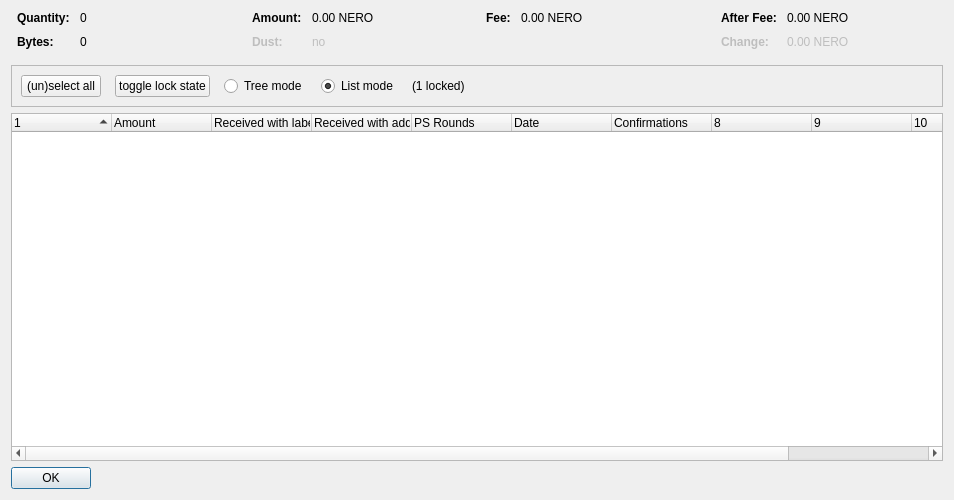
<?xml version="1.0" encoding="UTF-8"?>
<ui version="4.0">
 <class>CoinControlDialog</class>
 <widget class="QDialog" name="CoinControlDialog">
  <property name="geometry">
   <rect>
    <x>0</x>
    <y>0</y>
    <width>954</width>
    <height>500</height>
   </rect>
  </property>
  <property name="windowTitle">
   <string>Coin Selection</string>
  </property>
  <layout class="QVBoxLayout" name="verticalLayout">
   <item>
    <layout class="QHBoxLayout" name="horizontalLayoutTop" stretch="0,0,0,0">
     <property name="topMargin">
      <number>0</number>
     </property>
     <property name="bottomMargin">
      <number>10</number>
     </property>
     <item>
      <layout class="QFormLayout" name="formLayoutCoinControl1">
       <property name="horizontalSpacing">
        <number>10</number>
       </property>
       <property name="verticalSpacing">
        <number>10</number>
       </property>
       <property name="leftMargin">
        <number>6</number>
       </property>
       <property name="rightMargin">
        <number>6</number>
       </property>
       <item row="0" column="0">
        <widget class="QLabel" name="labelCoinControlQuantityText">
         <property name="font">
          <font>
           <weight>75</weight>
           <bold>true</bold>
          </font>
         </property>
         <property name="text">
          <string>Quantity:</string>
         </property>
        </widget>
       </item>
       <item row="0" column="1">
        <widget class="QLabel" name="labelCoinControlQuantity">
         <property name="cursor">
          <cursorShape>IBeamCursor</cursorShape>
         </property>
         <property name="contextMenuPolicy">
          <enum>Qt::ActionsContextMenu</enum>
         </property>
         <property name="text">
          <string notr="true">0</string>
         </property>
         <property name="textInteractionFlags">
          <set>Qt::LinksAccessibleByMouse|Qt::TextSelectableByKeyboard|Qt::TextSelectableByMouse</set>
         </property>
        </widget>
       </item>
       <item row="1" column="0">
        <widget class="QLabel" name="labelCoinControlBytesText">
         <property name="font">
          <font>
           <weight>75</weight>
           <bold>true</bold>
          </font>
         </property>
         <property name="text">
          <string>Bytes:</string>
         </property>
        </widget>
       </item>
       <item row="1" column="1">
        <widget class="QLabel" name="labelCoinControlBytes">
         <property name="cursor">
          <cursorShape>IBeamCursor</cursorShape>
         </property>
         <property name="contextMenuPolicy">
          <enum>Qt::ActionsContextMenu</enum>
         </property>
         <property name="text">
          <string notr="true">0</string>
         </property>
         <property name="textInteractionFlags">
          <set>Qt::LinksAccessibleByMouse|Qt::TextSelectableByKeyboard|Qt::TextSelectableByMouse</set>
         </property>
        </widget>
       </item>
      </layout>
     </item>
     <item>
      <layout class="QFormLayout" name="formLayoutCoinControl2">
       <property name="horizontalSpacing">
        <number>10</number>
       </property>
       <property name="verticalSpacing">
        <number>10</number>
       </property>
       <property name="leftMargin">
        <number>6</number>
       </property>
       <property name="rightMargin">
        <number>6</number>
       </property>
       <item row="0" column="0">
        <widget class="QLabel" name="labelCoinControlAmountText">
         <property name="font">
          <font>
           <weight>75</weight>
           <bold>true</bold>
          </font>
         </property>
         <property name="text">
          <string>Amount:</string>
         </property>
        </widget>
       </item>
       <item row="0" column="1">
        <widget class="QLabel" name="labelCoinControlAmount">
         <property name="cursor">
          <cursorShape>IBeamCursor</cursorShape>
         </property>
         <property name="contextMenuPolicy">
          <enum>Qt::ActionsContextMenu</enum>
         </property>
         <property name="text">
          <string notr="true">0.00 NERO</string>
         </property>
         <property name="textInteractionFlags">
          <set>Qt::LinksAccessibleByMouse|Qt::TextSelectableByKeyboard|Qt::TextSelectableByMouse</set>
         </property>
        </widget>
       </item>
       <item row="1" column="0">
        <widget class="QLabel" name="labelCoinControlLowOutputText">
         <property name="enabled">
          <bool>false</bool>
         </property>
         <property name="font">
          <font>
           <weight>75</weight>
           <bold>true</bold>
          </font>
         </property>
         <property name="text">
          <string>Dust:</string>
         </property>
        </widget>
       </item>
       <item row="1" column="1">
        <widget class="QLabel" name="labelCoinControlLowOutput">
         <property name="enabled">
          <bool>false</bool>
         </property>
         <property name="cursor">
          <cursorShape>IBeamCursor</cursorShape>
         </property>
         <property name="contextMenuPolicy">
          <enum>Qt::ActionsContextMenu</enum>
         </property>
         <property name="text">
          <string notr="true">no</string>
         </property>
         <property name="textInteractionFlags">
          <set>Qt::LinksAccessibleByMouse|Qt::TextSelectableByKeyboard|Qt::TextSelectableByMouse</set>
         </property>
        </widget>
       </item>
      </layout>
     </item>
     <item>
      <layout class="QFormLayout" name="formLayoutCoinControl3">
       <property name="horizontalSpacing">
        <number>10</number>
       </property>
       <property name="verticalSpacing">
        <number>10</number>
       </property>
       <property name="leftMargin">
        <number>6</number>
       </property>
       <property name="rightMargin">
        <number>6</number>
       </property>
       <item row="0" column="0">
        <widget class="QLabel" name="labelCoinControlFeeText">
         <property name="font">
          <font>
           <weight>75</weight>
           <bold>true</bold>
          </font>
         </property>
         <property name="text">
          <string>Fee:</string>
         </property>
        </widget>
       </item>
       <item row="0" column="1">
        <widget class="QLabel" name="labelCoinControlFee">
         <property name="cursor">
          <cursorShape>IBeamCursor</cursorShape>
         </property>
         <property name="contextMenuPolicy">
          <enum>Qt::ActionsContextMenu</enum>
         </property>
         <property name="text">
          <string notr="true">0.00 NERO</string>
         </property>
         <property name="textInteractionFlags">
          <set>Qt::LinksAccessibleByMouse|Qt::TextSelectableByKeyboard|Qt::TextSelectableByMouse</set>
         </property>
        </widget>
       </item>
      </layout>
     </item>
     <item>
      <layout class="QFormLayout" name="formLayoutCoinControl4">
       <property name="horizontalSpacing">
        <number>10</number>
       </property>
       <property name="verticalSpacing">
        <number>10</number>
       </property>
       <property name="leftMargin">
        <number>6</number>
       </property>
       <property name="rightMargin">
        <number>6</number>
       </property>
       <item row="0" column="0">
        <widget class="QLabel" name="labelCoinControlAfterFeeText">
         <property name="font">
          <font>
           <weight>75</weight>
           <bold>true</bold>
          </font>
         </property>
         <property name="text">
          <string>After Fee:</string>
         </property>
        </widget>
       </item>
       <item row="0" column="1">
        <widget class="QLabel" name="labelCoinControlAfterFee">
         <property name="cursor">
          <cursorShape>IBeamCursor</cursorShape>
         </property>
         <property name="contextMenuPolicy">
          <enum>Qt::ActionsContextMenu</enum>
         </property>
         <property name="text">
          <string notr="true">0.00 NERO</string>
         </property>
         <property name="textInteractionFlags">
          <set>Qt::LinksAccessibleByMouse|Qt::TextSelectableByKeyboard|Qt::TextSelectableByMouse</set>
         </property>
        </widget>
       </item>
       <item row="1" column="0">
        <widget class="QLabel" name="labelCoinControlChangeText">
         <property name="enabled">
          <bool>false</bool>
         </property>
         <property name="font">
          <font>
           <weight>75</weight>
           <bold>true</bold>
          </font>
         </property>
         <property name="text">
          <string>Change:</string>
         </property>
        </widget>
       </item>
       <item row="1" column="1">
        <widget class="QLabel" name="labelCoinControlChange">
         <property name="enabled">
          <bool>false</bool>
         </property>
         <property name="cursor">
          <cursorShape>IBeamCursor</cursorShape>
         </property>
         <property name="contextMenuPolicy">
          <enum>Qt::ActionsContextMenu</enum>
         </property>
         <property name="text">
          <string notr="true">0.00 NERO</string>
         </property>
         <property name="textInteractionFlags">
          <set>Qt::LinksAccessibleByMouse|Qt::TextSelectableByKeyboard|Qt::TextSelectableByMouse</set>
         </property>
        </widget>
       </item>
      </layout>
     </item>
    </layout>
   </item>
   <item>
    <widget class="QFrame" name="frame">
     <property name="minimumSize">
      <size>
       <width>0</width>
       <height>40</height>
      </size>
     </property>
     <property name="frameShape">
      <enum>QFrame::StyledPanel</enum>
     </property>
     <property name="frameShadow">
      <enum>QFrame::Sunken</enum>
     </property>
     <layout class="QHBoxLayout" name="horizontalLayout">
      <item>
       <layout class="QHBoxLayout" name="horizontalLayoutPanel" stretch="0,0,0,0,0,0">
        <property name="spacing">
         <number>14</number>
        </property>
        <item>
         <widget class="QPushButton" name="pushButtonSelectAll">
          <property name="sizePolicy">
           <sizepolicy hsizetype="Maximum" vsizetype="Fixed">
            <horstretch>0</horstretch>
            <verstretch>0</verstretch>
           </sizepolicy>
          </property>
          <property name="text">
           <string>(un)select all</string>
          </property>
          <property name="autoDefault">
           <bool>false</bool>
          </property>
         </widget>
        </item>
        <item>
         <widget class="QPushButton" name="pushButtonToggleLock">
          <property name="sizePolicy">
           <sizepolicy hsizetype="Maximum" vsizetype="Fixed">
            <horstretch>0</horstretch>
            <verstretch>0</verstretch>
           </sizepolicy>
          </property>
          <property name="text">
           <string>toggle lock state</string>
          </property>
          <property name="autoDefault">
           <bool>false</bool>
          </property>
         </widget>
        </item>
        <item>
         <widget class="QRadioButton" name="radioTreeMode">
          <property name="sizePolicy">
           <sizepolicy hsizetype="Maximum" vsizetype="Fixed">
            <horstretch>0</horstretch>
            <verstretch>0</verstretch>
           </sizepolicy>
          </property>
          <property name="text">
           <string>Tree mode</string>
          </property>
         </widget>
        </item>
        <item>
         <widget class="QRadioButton" name="radioListMode">
          <property name="sizePolicy">
           <sizepolicy hsizetype="Maximum" vsizetype="Fixed">
            <horstretch>0</horstretch>
            <verstretch>0</verstretch>
           </sizepolicy>
          </property>
          <property name="text">
           <string>List mode</string>
          </property>
          <property name="checked">
           <bool>true</bool>
          </property>
         </widget>
        </item>
        <item>
         <widget class="QLabel" name="labelLocked">
          <property name="text">
           <string>(1 locked)</string>
          </property>
         </widget>
        </item>
        <item>
         <spacer name="horizontalSpacer">
          <property name="orientation">
           <enum>Qt::Horizontal</enum>
          </property>
          <property name="sizeHint" stdset="0">
           <size>
            <width>40</width>
            <height>20</height>
           </size>
          </property>
         </spacer>
        </item>
       </layout>
      </item>
     </layout>
    </widget>
   </item>
   <item>
    <widget class="CoinControlTreeWidget" name="treeWidget">
     <property name="contextMenuPolicy">
      <enum>Qt::CustomContextMenu</enum>
     </property>
     <property name="sortingEnabled">
      <bool>false</bool>
     </property>
     <property name="columnCount">
      <number>11</number>
     </property>
     <attribute name="headerShowSortIndicator" stdset="0">
      <bool>true</bool>
     </attribute>
     <attribute name="headerStretchLastSection">
      <bool>false</bool>
     </attribute>
     <column>
      <property name="text">
       <string/>
      </property>
     </column>
     <column>
      <property name="text">
       <string>Amount</string>
      </property>
     </column>
     <column>
      <property name="text">
       <string>Received with label</string>
      </property>
     </column>
     <column>
      <property name="text">
       <string>Received with address</string>
      </property>
     </column>
     <column>
      <property name="text">
       <string>PS Rounds</string>
      </property>
     </column>
     <column>
      <property name="text">
       <string>Date</string>
      </property>
     </column>
     <column>
      <property name="text">
       <string>Confirmations</string>
      </property>
      <property name="toolTip">
       <string>Confirmed</string>
      </property>
     </column>
     <column>
      <property name="text">
       <string/>
      </property>
     </column>
     <column>
      <property name="text">
       <string/>
      </property>
     </column>
     <column>
      <property name="text">
       <string/>
      </property>
     </column>
     <column>
      <property name="text">
       <string/>
      </property>
     </column>
    </widget>
   </item>
   <item>
    <widget class="QDialogButtonBox" name="buttonBox">
     <property name="sizePolicy">
      <sizepolicy hsizetype="Maximum" vsizetype="Fixed">
       <horstretch>0</horstretch>
       <verstretch>0</verstretch>
      </sizepolicy>
     </property>
     <property name="orientation">
      <enum>Qt::Horizontal</enum>
     </property>
     <property name="standardButtons">
      <set>QDialogButtonBox::Ok</set>
     </property>
    </widget>
   </item>
  </layout>
 </widget>
 <customwidgets>
  <customwidget>
   <class>CoinControlTreeWidget</class>
   <extends>QTreeWidget</extends>
   <header>coincontroltreewidget.h</header>
  </customwidget>
 </customwidgets>
 <resources/>
 <connections/>
</ui>
